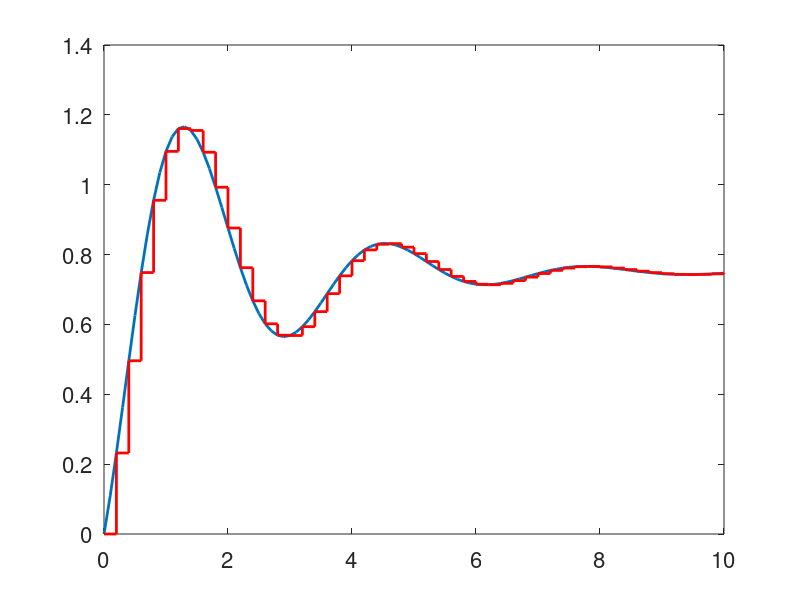

MATLAB code to generate this figure:
close all; clear
% A continuous time system
s = tf('s')
G = (s+3)/(s^2+s+4);
[A,B,C,D] = ssdata(G);
[num,den] = tfdata(G,'v');
[y,t] = step(G,10);
figure(1)
plot(t,y,'linewidth',2);
set(gca,'Fontsize',16)
hold on; shg
%print -depsc figcont.eps

% A discrete time system
%z = tf('z',0.1)
%Gd = (0.2*z-0.1)/(z^2-1.8*z+0.9)
Gd = c2d(G,0.2)
[yd,t] = step(Gd,10);
stairs(t,yd,'r','linewidth',2);shg
%print -depsc figdiscont.eps